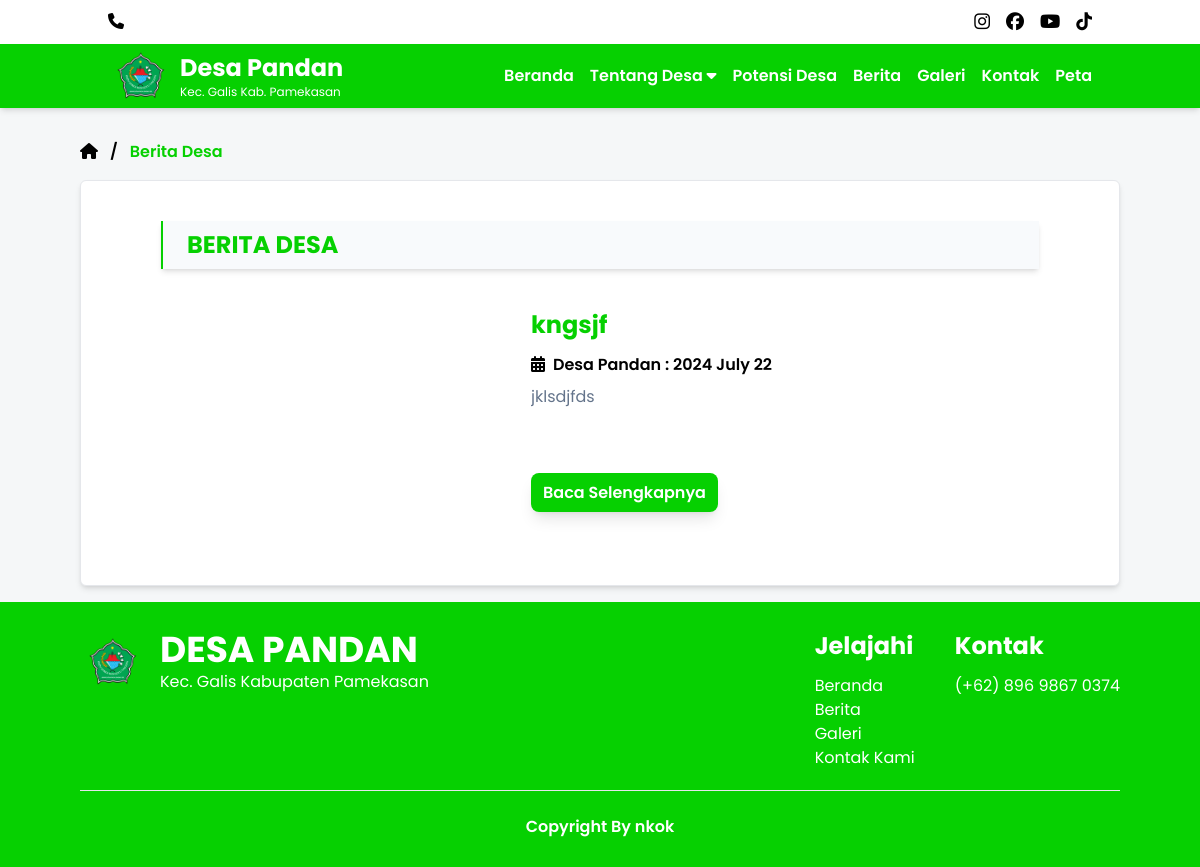
Before: /berita.php with the older database file.
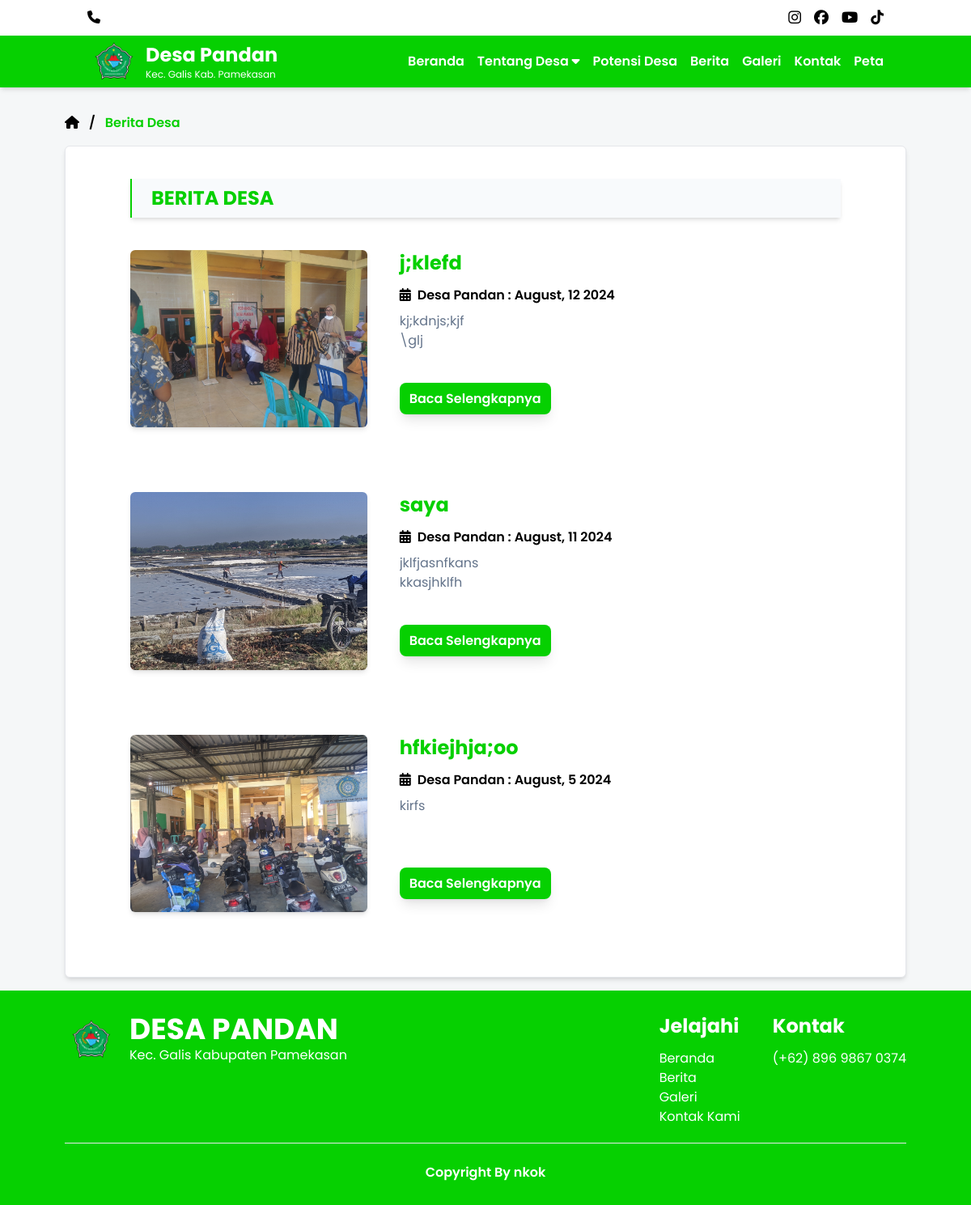
After: the same page with the newer database file.
### tables this page shows
CREATE TABLE `berita` (
  `id` int(11) NOT NULL,
  `judul` varchar(100) NOT NULL,
  `tanggal` varchar(100) NOT NULL,
  `deskripsi` text NOT NULL,
  `gambar` text NOT NULL
);

### admin-desa/function.php (called while the page is built, shortened)
<?php
$conn = mysqli_connect('localhost', 'root', '', 'web_desa');
function jabatan ($query) {
    global $conn;
    $stmt = mysqli_prepare($conn, $query);
    mysqli_stmt_execute($stmt);
    $result = mysqli_stmt_get_result($stmt);
    $rows = [];
    while($row = mysqli_fetch_assoc($result)) {
        $rows[] = $row;
    }
    return $rows;
}
?>

### berita.php (the view, shortened to what this page needs)
<?php
    require 'admin-desa/function.php';
    $data = jabatan("SELECT * FROM berita ORDER BY id DESC");
?>
<!doctype html>
<html>
<head>
  <link rel="stylesheet" href="style.css">
  <link rel="stylesheet" href="nav.css">
  <link href="https://unpkg.com/aos@2.3.1/dist/aos.css" rel="stylesheet">
    <link rel="stylesheet" href="https://cdnjs.cloudflare.com/ajax/libs/font-awesome/6.5.2/css/all.min.css" />
</head>
<body>
<?php
include 'navbar.php';
?>
<div class="max-w-full bg pt-24">
    <div class="px-7 lg:px-20">
        <div class="flex items-center gap-3 font-semibold">
            <a href="/web-desa" class="text-sm lg:text-base"><i class="fa-solid fa-house"></i></a>
            <p>/</p>
            <p class="text-[#06D001] text-sm lg:text-base">Berita Desa</p>
        </div>
    </div>
</div>
<div class="max-w-full py-10 mx-7 my-12 bg-white overflow-hidden shadow-md rounded-md border">
    <div class="px-7 lg:px-20">
        <div class="bg-slate-50 flex items-center py-2 border-left shadow-md">
            <h1 class="text-xl uppercase text-[#06D001] px-6 font-bold lg:text-2xl">Berita desa</h1>
        </div>
        <?php foreach($data as $d) : ?>
        <div class="flex flex-col lg:flex-row lg:justify-between py-10">
            <div class="w-full lg:w-[40%]" data-aos="fade-right" data-aos-diration="5000" data-aos-delay="200">
                <img src="admin-desa/img/<?= $d['gambar']; ?>" alt="" width="330" class="mx-auto rounded-md shadow-md">
            </div>
            <div class="w-full mt-5 lg:mt-0 lg:w-[80%]" data-aos="fade-left" data-aos-diration="5000" data-aos-delay="200">
                <div class="flex flex-col lg:justify-center lg:pl-10 mb-6">
                    <h1 class="text-xl font-bold text-[#06D001] lg:text-2xl mb-1"><?= $d['judul']; ?></h1>
                    <span class="text-sm font-semibold my-2 lg:text-base"><i class="mr-2 fa-solid fa-calendar-days"></i>Desa Pandan : <?= $d['tanggal']; ?></span>
                    <p class="text-xs text-slate-500 lg:text-base" id="text"><?= nl2br($d['deskripsi']); ?></p>
                </div>
                <a href="detail-berita.php?berita=<?= $d['judul']; ?>" class="lg:ml-10 px-3 py-2 bg-[#06D001] text-white rounded-lg font-semibold shadow-lg">Baca Selengkapnya</a>
            </div>
        </div>
        <?php endforeach; ?>
    </div>
</div>
<?php
include 'footer.php'
?>
</body>
</html>

### navbar.php (shortened to what this page needs)
<div class="max-w-full py-2 lg:px-20 bg-white">
    <div class="px-7">
        <div class="flex justify-between items-center">
            <div>
                <i class="fa-solid fa-phone"></i>
            </div>
            <div class="flex gap-4">
                <a href="/" class="hover:text-[#06D001] text-lg"><i class="fa-brands fa-instagram"></i></a>
                <a href="/" class="hover:text-[#06D001] text-lg"><i class="fa-brands fa-facebook"></i></a>
                <a href="/" class="hover:text-[#06D001] text-lg"><i class="fa-brands fa-youtube"></i></a>
                <a href="/" class="hover:text-[#06D001] text-lg"><i class="fa-brands fa-tiktok"></i></a>
            </div>
        </div>
    </div>
</div>
<div class="container lg:px-20 max-w-full bg-[#06D001] absolute z-10 shadow-md">
    <div class="px-7 lg:py-0 py-5">
        <div class="flex items-center justify-between">
            <div class="text-base text-white lg:text-2xl outline-none">
                <a href="index.php">
                    <div class="flex items-center gap-2">
                        <div id="width">
                            <img src="assets/pemkab.png" alt="">
                        </div>
                        <div>
                            <h1 class="font-bold">Desa Pandan</h1>
                            <p class="text-xs font-light">Kec. Galis Kab. Pamekasan</p>
                        </div>
                    </div>
                </a>
            </div>
            <div class="lg:flex gap-4 text-white font-semibold text-md hidden">
                <a href="index.php" class="hover:text-black py-5">Beranda</a>
                <button class="hover:text-black py-5" id="hover-desa">Tentang Desa <i class="fa-solid fa-caret-down"></i></button>
                <a href="potensi.php" class="hover:text-black py-5">Potensi Desa</a>
                <a href="berita.php" class="hover:text-black py-5">Berita</a>
                <a href="galeri.php" class="hover:text-black py-5">Galeri</a>
                <a href="kontak.php" class="hover:text-black py-5">Kontak</a>
                <a href="peta-desa.php" class="hover:text-black py-5">Peta</a>
            </div>
        </div>
    </div>
</div>

### footer.php
<div class="max-w-full bg-[#06D001] py-7">
    <div class="px-7 lg:px-20">
        <div class="flex flex-col lg:flex-row lg:justify-between mb-5">
            <div class="text-white border-b pb-3 flex gap-4 lg:border-none">
                <div id="width">
                    <img src="assets/pemkab.png" alt="">
                </div>
                <div>
                    <h1 class="text-lg lg:text-4xl uppercase font-bold">Desa Pandan</h1>
                    <p class="text-xs lg:text-base">Kec. Galis Kabupaten Pamekasan</p>
                </div>
            </div>
            <div class="flex justify-between gap-10 mt-5 lg:mt-0">
                <div class="text-white">
                    <h1 class="text-lg lg:text-2xl font-bold">Jelajahi</h1>
                    <div class="pt-3">
                        <a href="index.php" class="block text-sm lg:text-base">Beranda</a>
                        <a href="berita.php" class="block text-sm lg:text-base">Berita</a>
                        <a href="galeri.php" class="block text-sm lg:text-base">Galeri</a>
                        <a href="kontak.php" class="block text-sm lg:text-base">Kontak Kami</a>
                    </div>
                </div>
                <div class="text-white">
                    <h1 class="text-lg lg:text-2xl font-bold">Kontak</h1>
                    <div class="pt-3">
                        <p class="text-sm lg:text-base">(+62) 896 9867 0374</p>
                    </div>
                </div>
            </div>
        </div>
        <hr>
        <p class="text-center pt-6 text-white font-semibold">Copyright By nkok</p>
    </div>
</div>

### nav.css (style rules this page uses)
#width { width: 4rem; height: 4rem; }

### berita.php (style rules this page uses)
body { background-color: #F5F7F8; font-family: "Poppins", sans-serif; }
.mx-7 { margin: 0 5rem; }
.my-12 { margin-top: 1rem; margin-bottom: 1rem; }
.mr-2 { margin-right: 0.5rem; }
.border-left { border-left: 2px solid #06D001 ; }
#text { display: -webkit-box; -webkit-line-clamp: 3; -webkit-box-orient: vertical; height: 4.5rem; overflow: hidden; }

Changed rows visible on the page:
removed berita: judul "kngsjf", tanggal "2024 July 22", deskripsi "jklsdjfds"
added berita: gambar (picture), judul "j;klefd", tanggal "August, 12 2024", deskripsi "kj;kdnjs;kjf \\glj"
added berita: gambar (picture), judul "saya", tanggal "August, 11 2024", deskripsi "jklfjasnfkans kkasjhklfh"
added berita: gambar (picture), judul "hfkiejhja;oo", tanggal "August, 5 2024", deskripsi "kirfs"
